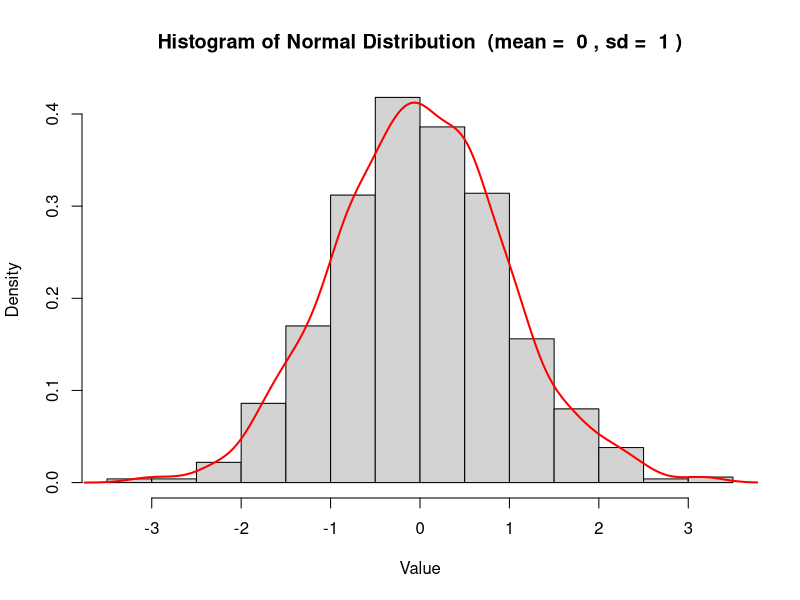
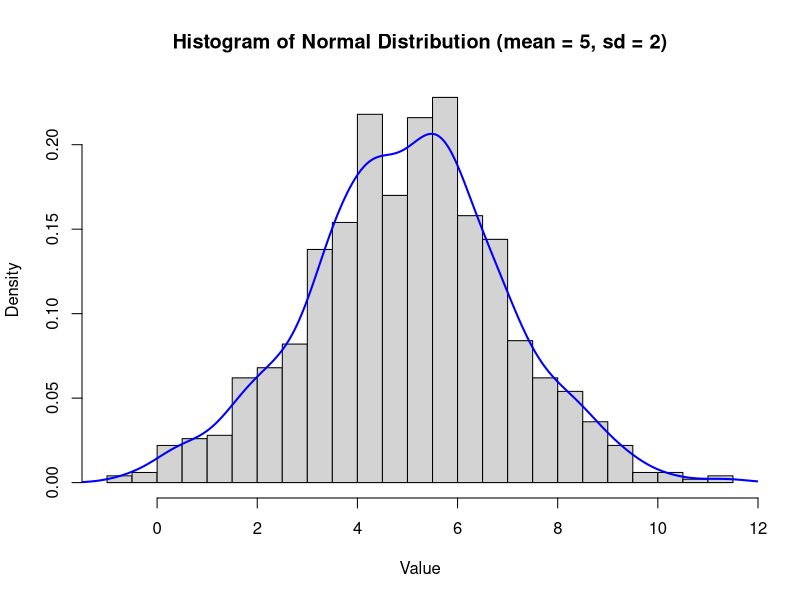

Reproduce these figures in R, in order.
# Clear objects from Memory :
rm(list=ls())
#Clear Console:
cat("\014")

# Example of creating a normal distribution

# Set the seed for randomization
set.seed(as.numeric(Sys.time()))

# Parameters for the normal distribution
mean <- 0
sd <- 1

# Generate random data from a normal distribution
data <- rnorm(1000, mean = mean, sd = sd)

#Concatenating histogram title
histogram_title = paste("(mean = ",mean,", sd = ",sd,")");

# Plot a histogram of the data
hist(data, breaks = 20, freq = FALSE, main = paste("Histogram of Normal Distribution ",histogram_title), xlab = "Value", ylab = "Density")

# Overlay a density plot of the data
lines(density(data), col = "red", lwd = 2)

# Calculate basic statistics
data_mean <- mean(data)
data_sd <- sd(data)
data_min <- min(data)
data_max <- max(data)

# Print the basic statistics
cat("Basic Statistics:\n")
cat("Mean:", data_mean, "\n")
cat("Standard Deviation:", data_sd, "\n")
cat("Minimum:", data_min, "\n")
cat("Maximum:", data_max, "\n")

# Generate random data from a normal distribution with different parameters
data2 <- rnorm(1000, mean = 5, sd = 2)

# Plot a histogram of the new data
hist(data2, breaks = 30, freq = FALSE, main = "Histogram of Normal Distribution (mean = 5, sd = 2)", xlab = "Value", ylab = "Density")

# Overlay a density plot of the new data
lines(density(data2), col = "blue", lwd = 2)

# Calculate Mean, Min, Max and Standard Deviation
data2_mean <- mean(data2)
data2_sd <- sd(data2)
data2_min <- min(data2)
data2_max <- max(data2)

# Print Mean, Min, Max and Standard Deviation
cat("Mean:", data2_mean, "\n")
cat("Standard Deviation:", data2_sd, "\n")
cat("Minimum:", data2_min, "\n")
cat("Maximum:", data2_max, "\n")
